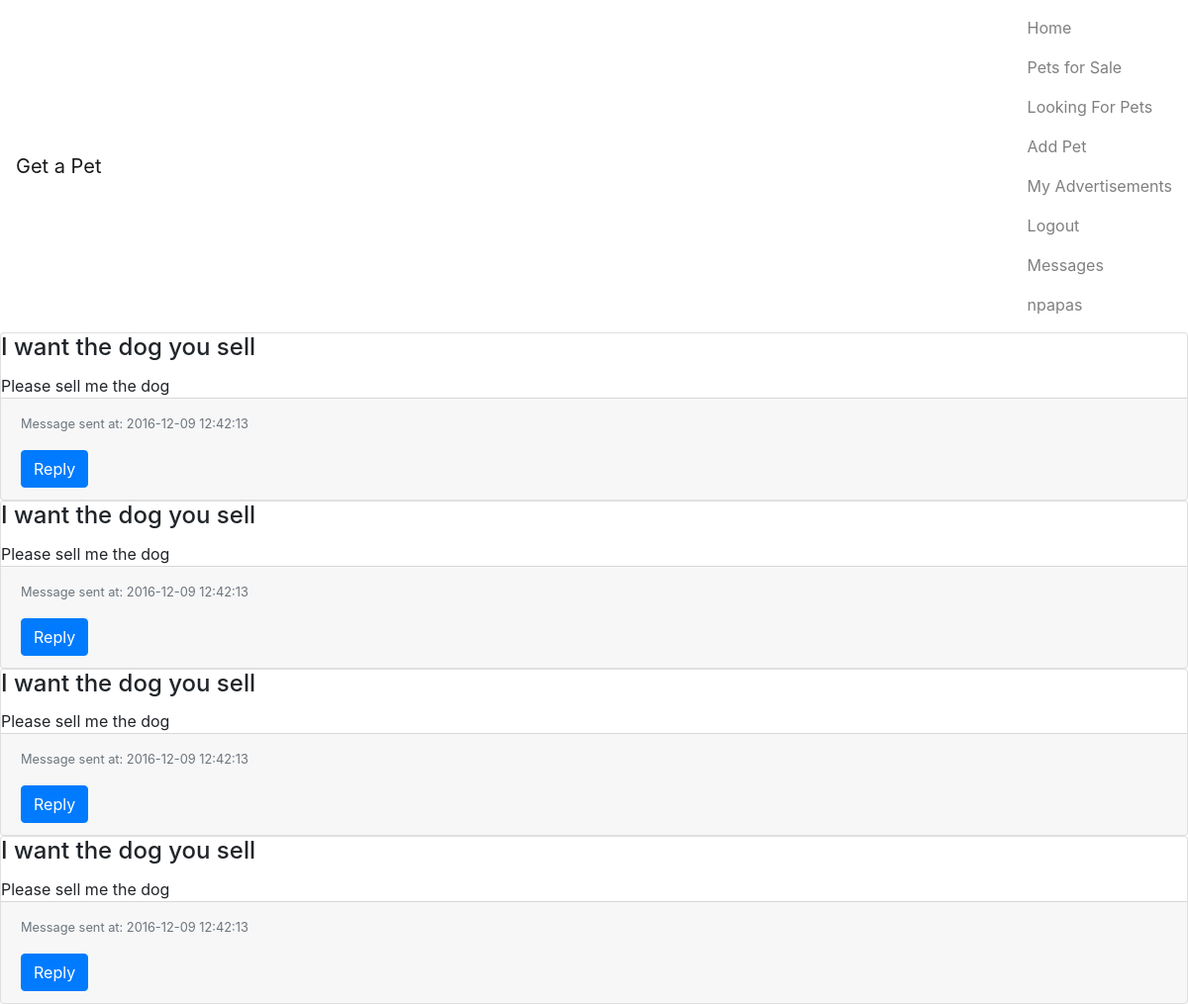
Page /view/messages.php (signed in) on the committed database.
### tables this page shows
CREATE TABLE messages (
  sender_id       INT(6) NOT NULL,
  receiver_id     INT(6) NOT NULL,
  message_subject VARCHAR(50),
  message_body    VARCHAR(200),
  date_sent       VARCHAR(20),
  FOREIGN KEY (sender_id) REFERENCES USERS (user_id),
  FOREIGN KEY (receiver_id) REFERENCES USERS (user_id)
);

### model/login/User.php (called while the page is built, shortened)
<?php
class User
{
    private $userId;
    public function getUserId()
    {
        return $this->userId;
    }
}

### model/Message.php (called while the page is built, shortened)
<?php
class Message
{
    private $senderId;
    private $messageSubject;
    private $messageBody;
    private $messageDate;
    public function __construct($senderId, $receiverId, $messageSubject, $messageBody, $messageDate)
    {
        $this->senderId = $senderId;
        $this->messageSubject = $messageSubject;
        $this->messageBody = $messageBody;
        $this->messageDate = $messageDate;
    }
    public function getSenderId()
    {
        return $this->senderId;
    }
    public function getMessageSubject()
    {
        return $this->messageSubject;
    }
    public function getMessageBody()
    {
        return $this->messageBody;
    }
    public function getMessageDate()
    {
        return $this->messageDate;
    }
}

### view/messages.php (the view, shortened to what this page needs)
<!DOCTYPE html>
<html lang="en">
<head>
    <link rel="stylesheet" href="https://maxcdn.bootstrapcdn.com/bootstrap/4.0.0-alpha.5/css/bootstrap.min.css"
>
</head>
<body>
<?php
include 'header.php';
include '../model/Message.php';
if (isset($_SESSION["login"])) {
    $user = $_SESSION["login"];
    $userLogin = unserialize($user);
    $conn = DatabaseConnection::getInstance();
    $query = "select * from messages where receiver_id = ? order by date_sent DESC";
    $statement = $conn->stmt_init();
    if (!$statement->prepare($query)) {
        echo "Try again later";
    } else {
        $userId = $userLogin->getUserId();
        $statement->bind_param("i", $userId);
        $statement->execute();
        $result = $statement->get_result();
        while ($row = $result->fetch_assoc()) {
            $message = new Message($row['sender_id'], $row['receiver_id'], $row['message_subject'], $row['message_body'], $row['date_sent'])
            ?>
            <div class="card-deck-wrapper">
                <div class="card-deck"">
                    <div class="card">
                        <div class="card-block">
                            <h4 class="card-title"><?= $message->getMessageSubject() ?></h4>
                            <p class="card-text"><?= $message->getMessageBody() ?></p>
                        </div>
                        <div class="card-footer text-muted">
                            <p class="card-text float-xs-left">
                                <small>Message sent at: <?= $message->getMessageDate() ?> </small>
                            </p>
                            <?php
                            if (isset($_SESSION["login"])) {
                                    ?>
                                    <form method="GET" action="sendMessage.php">
                                        <button type="submit" class="btn btn-primary" name="message_user"
                                                value="<?= $message->getSenderId() ?>">Reply
                                        </button>
                                    </form>
                                    <?php
                                }
                            ?>
                        </div>
                    </div>
                </div>
            </div>
        <?php }
    }
} ?>
</body>
</html>

### rows in the picture
messages: message_subject "I want the dog you sell", message_body "Please sell me the dog", date_sent "2016-12-09 12:42:13", $message->getSenderId() 5 (drawn)
messages: message_subject "I want the dog you sell", message_body "Please sell me the dog", date_sent "2016-12-09 12:42:13", $message->getSenderId() 4 (drawn)
messages: message_subject "I want the dog you sell", message_body "Please sell me the dog", date_sent "2016-12-09 12:42:13", $message->getSenderId() 2 (drawn)
messages: message_subject "I want the dog you sell", message_body "Please sell me the dog", date_sent "2016-12-09 12:42:13", $message->getSenderId() 3 (drawn)

### other values in the picture
$userLogin->getUsername() "npapas"
